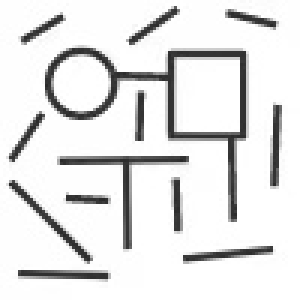
#> input picture map3.jpg, 100 x 100 px (shown 3 times larger)
$ python '地图搜索带平滑优化.py'
#> lines starting #> are read from the running program, lines starting #| are printed output that depends on the picture; after the words box and inside, x2 and y2 are one past the last pixel; in counts of white or black regions, pixels touching at a corner belong together
import cv2
import numpy as np
import matplotlib.pyplot as plt
import heapq
from scipy import sparse
import osqp
import time

# 八邻域搜索
#  ------------------------------------------>
#  |  x(i-1, j-1)   x(x, j-1)   x(i+1, j-1)  |      0   1   2
#  |  x(i-1, j)     x(i, j)     x(i+1, j)    |      7   X   3
#  |  x(i-1, j+1)   x(i, j+1)   x(i+1, j+1)  |      6   5   4
#  <------------------------------------------

# 四邻域搜索
#  ------------------------------------------>
#  |                x(x, j-1)                |          0
#  |  x(i-1, j)     x(i, j)     x(i+1, j)    |      3   X   1
#  |                x(i, j+1)                |          2
#  <------------------------------------------


# optimal the algorithm based on grid map
class Node:
    def __init__(self, x, y, cost, parent=None):
        self.position = [x, y]
        self.parent = parent
        self.cost = cost
        self.g = 0.0  # 从起点到当前节点的实际代价
        self.h = 0.0  # 从当前节点到终点的启发式代价
        self.f = 0.0  # 总代价 f = g + h

    def __eq__(self, other):
        return self.f == other.f

    def __lt__(self, other):
        return self.f < other.f

    def __repr__(self):
        return f"Node({self.position}, cost={self.cost}, g={self.g}, h={self.h}, f={self.f})"

    def same_point(self, other):
        if self.position[0] == other.position[0] and self.position[1] == other.position[1]:
            return True
        else:
            return False


def distance(a, b, method='euclidean'):
    if method == 'euclidean':
        return np.sqrt((a[0] - b[0])**2 + (a[1] - b[1])**2)
    elif method == 'manhattan':
        return abs(a[0] - b[0]) + abs(a[1] - b[1])
    elif method == 'diagonal':
        x_dis = abs(a[0] - b[0])
        y_dis = abs(a[1] - b[1])
        return abs(x_dis - y_dis) + np.sqrt(2)*min([x_dis, y_dis])


def a_in_list(a:Node, node_list : list[Node]):
    for i in range(0, len(node_list)):
        node = node_list[i]
        if a.same_point(node):
            return i, node
    return -1, None

def a_star_search(start, goal, grid, threshold=np.inf, w_g = 1.0, w_h = 1.0, dis_method='euclidean', search_method='four'):
    open_list = []
    closed_list = []
    grid_shape = grid.shape
    open_area = np.zeros(grid_shape, dtype=np.uint8)
    closed_area = np.zeros(grid_shape, dtype=np.uint8)
    start_node = Node(start[0], start[1], grid[start[0]][start[1]])
    start_node.h = distance(start_node.position, start_node.position, dis_method)
    start_node.f = start_node.h
    goal_node = Node(goal[0], goal[1], grid[goal[0]][goal[1]])
    if search_method == 'eight':
        search_list_dir = [(-1, -1), (0, -1), (1, -1), (1, 0), (1, 1), (0, 1), (-1, 1), (-1, 0)]
    elif search_method == 'four':
        search_list_dir = [(0, -1), (1, 0), (0, 1), (-1, 0)]
    else:
        search_list_dir = [(0, -1), (1, 0), (0, 1), (-1, 0)]
    print('start:', start_node)
    print('goal:', goal_node)
    print(f"w_g: {w_g}, w_h:{w_h}, dis_method: {dis_method}, search_method: {search_method}")
    heapq.heappush(open_list, start_node)
    open_area[start[0],  start[1]] = 1
    cnt = 0
    while open_list:
        # print(cnt)
        cnt += 1
        current_node = heapq.heappop(open_list)
        # print(f"{cnt} select: ", current_node)
        if current_node.same_point(goal_node):
            total_cost = current_node.g
            print("total cost:", total_cost)
            path = []
            while current_node:
                path.append(current_node.position)
                current_node = current_node.parent
            # [6 lines of commented-out code are left out]
            return open_area, closed_area, path[::-1]

        closed_list.append(current_node)
        closed_area[current_node.position[0], current_node.position[1]] = 1
        # 八邻域搜索
        #  ------------------------------------------>
        #  |  x(i-1, j-1)   x(x, j-1)   x(i+1, j-1)  |      0   1   2
        #  |  x(i-1, j)     x(i, j)     x(i+1, j)    |      7   X   3
        #  |  x(i-1, j+1)   x(i, j+1)   x(i+1, j+1)  |      6   5   4
        #  <------------------------------------------

        # 四邻域搜索
        #  ------------------------------------------>
        #  |                x(x, j-1)                |          0
        #  |  x(i-1, j)     x(i, j)     x(i+1, j)    |      3   X   1
        #  |                x(i, j+1)                |          2
        #  <------------------------------------------

        # for dx, dy in [(0, -1), (1, 0), (0, 1), (-1, 0)]:
        for di, dj in search_list_dir:
            neighbor_position = [current_node.position[0] + di, current_node.position[1] + dj]
            # 超出地图范围则忽略
            if not (0 <= neighbor_position[0] < grid_shape[0] and 0 <= neighbor_position[1] < grid_shape[1]):
                continue
            cost = grid[neighbor_position[0], neighbor_position[1]]
            neighbor_node = Node(neighbor_position[0], neighbor_position[1], cost, current_node)
            neighbor_node.g = current_node.g + neighbor_node.cost
            neighbor_node.h = distance(neighbor_node.position, goal_node.position, dis_method)
            # neighbor_node.h = distance(neighbor_node.position, goal_node.position, 'diagonal')
            neighbor_node.f = w_g * neighbor_node.g + w_h * neighbor_node.h

            # 超过阈值视为障碍物，忽略
            if cost >= threshold:
                continue

            # 如果在open表中，则处理
            n_index, old_node = a_in_list(neighbor_node, open_list)
            if n_index == -1:
                pass
            elif neighbor_node.g < old_node.g:
                open_list[n_index].g = neighbor_node.g
                open_list[n_index].f = neighbor_node.f
                open_list[n_index].parent = neighbor_node.parent
                continue
            else:
                continue

            # 如果在closed表中，则处理
            n_index, old_node = a_in_list(neighbor_node, closed_list)
            if n_index == -1:
                pass
            elif neighbor_node.g < old_node.g:
                closed_list[n_index].g = neighbor_node.g
                closed_list[n_index].f = neighbor_node.f
                closed_list[n_index].parent = neighbor_node.parent
                continue
                # del closed_list[n_index]
            else:
                continue


            # if not any(node.g <= neighbor_node.g for node in open_list):
            #     heapq.heappush(open_list, neighbor_node)
            heapq.heappush(open_list, neighbor_node)
            open_area[neighbor_node.position[0], neighbor_node.position[1]] = 1
            # print(neighbor_node)
            # print(open_list)
    return None

def make_matrix_P(n=100, w_A=1.0, w_B=1.0, w_C=1.0):
    m = n*2
    A = np.zeros((m, m))
    B = np.zeros((m, m))
    C = np.eye(m, m)
    for i in range(0, n - 1):
        A[i:i+2, i:i+2] += [[1, -1], [-1, 1]]
    A[n:, n:] = A[0:n, 0:n]
    for i in range(0, n - 2):
        B[i:i + 3, i:i + 3] += [[1, -2, 1], [-2, 4, -2], [1, -2, 1]]
    B[n:, n:] = B[0:n, 0:n]
    _P = w_A*A + w_B*B + w_C*C
    _P = _P * 2.0
    # [4 lines of commented-out code are left out]
    return sparse.csc_matrix(_P)

def make_matrix_Q(pts, n=100):
    m = n*2
    _Q = np.zeros((m, 1))
    for i in range(0, m):
        _Q[i, 0] = -2
    point_xy = np.zeros((m, 1))
    point_xy[0:n, 0] = pts[:, 0]
    point_xy[n:, 0] = pts[:, 1]
    _Q = _Q * point_xy
    return _Q

def make_matrix_A(pts, n=100):
    m = n*2
    # A = np.zeros((m, m))
    _A = np.eye(m, m)
    return sparse.csc_matrix(_A)

def make_matrix_l(pts, n=100, R=np.inf):
    m = n*2
    _l = np.zeros((m, 1))
    point_xy = np.zeros((m, 1))
    point_xy[0:n, 0] = pts[:, 0]
    point_xy[n:, 0] = pts[:, 1]
    # for i in range(0, m):
    #     _l[i, 0] = -np.inf
    _l = point_xy - R
    # 等式约束起点和终点
    _l[0, 0]    = pts[0, 0]
    _l[n-1, 0]  = pts[n-1, 0]
    _l[n, 0]    = pts[0, 1]
    _l[m-1, 0]  = pts[n-1, 1]
    return _l

def make_matrix_u(pts, n=100, R=np.inf):
    m = n*2
    _u = np.zeros((m, 1))
    point_xy = np.zeros((m, 1))
    point_xy[0:n, 0] = pts[:, 0]
    point_xy[n:, 0] = pts[:, 1]
    # for i in range(0, m):
    #     _u[i, 0] = +np.inf
    _u = point_xy + R
    # 等式约束起点和终点
    _u[0, 0]   = pts[0, 0]
    _u[n-1, 0] = pts[n - 1, 0]
    _u[n, 0]   = pts[0, 1]
    _u[m-1, 0] = pts[n - 1, 1]
    return _u


# # 示例
grid_1 = np.array([
    [0, 0, 0, 0, 1],  # 0
    [9, 0, 9, 0, 1],  # 1
    [0, 0, 0, 0, 1],  # 2
    [0, 9, 4, 1, 0],  # 3
    [9, 0, 0, 0, 0]   # 4
])


start_1 = [0, 0]
goal_1 = [3, 3]

map_1 = cv2.imread('./map3.jpg')
#> map_1 is the input picture: shape (100, 100, 3); min 40, max 255, mean 228
# map_1 = cv2.imread('./white_image.jpg')
map_1 = cv2.cvtColor(map_1, cv2.COLOR_BGR2GRAY)
#> map_1: shape (100, 100)
_, map_1 = cv2.threshold(map_1, 200, 255, cv2.THRESH_BINARY)
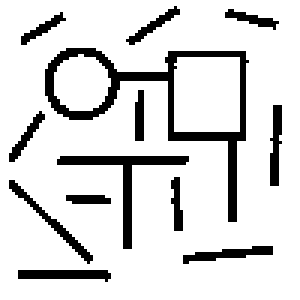
#> map_1: shape (100, 100) (shown 3 times larger); 85.2% white; 13 black regions, largest, box (x1, y1, x2, y2) and area: (15, 16, 83, 74) 568, (19, 52, 63, 83) 214, (3, 60, 31, 88) 98
map_1 = 255 - map_1
kernel = np.ones((2,2), dtype=np.uint8)
map_1_dilate = cv2.dilate(map_1, kernel, iterations=1)
#> map_1_dilate: shape (100, 100); 21.3% white; 13 white regions, largest, box (x1, y1, x2, y2) and area: (15, 16, 84, 75) 800, (19, 52, 64, 84) 290, (3, 60, 32, 89) 155
map_1_list = np.array(map_1.tolist())
map_1_dilate_list = np.array(map_1_dilate.tolist())
grid_2_dilate = map_1_dilate_list + 1
grid_2 = map_1_list + 1  # 必须要 +1，防止存在花销为 0 的情况
start_2 = [5, 5]
goal_2 = [95, 60]
# goal_2 = [35, 75]

map_3 = cv2.imread('./labyrinth_3_small.jpg')
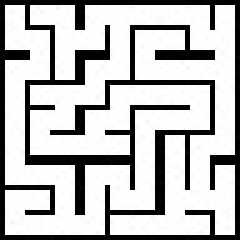
#> input picture labyrinth_3_small.jpg, 48 x 48 px (shown 5 times larger)
#> map_3 is the input picture: shape (48, 48, 3); min 0, max 255, mean 186.5
# map_1 = cv2.imread('./white_image.jpg')
map_3 = cv2.cvtColor(map_3, cv2.COLOR_BGR2GRAY)
#> map_3: shape (48, 48)
print(type(map_3))
#| <class 'numpy.ndarray'>
_, map_3 = cv2.threshold(map_3, 40, 255, cv2.THRESH_BINARY)
#> map_3: shape (48, 48); 73.4% white; black in thin lines or dots
map_3 = 255 - map_3
#> map_3: shape (48, 48); 26.6% white in thin lines or dots
kernel = np.ones((3,3), dtype=np.uint8)
map_3_dilate = cv2.dilate(map_3, kernel, iterations=1)
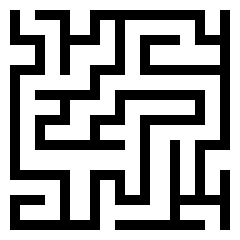
#> map_3_dilate: shape (48, 48) (shown 5 times larger); 63.5% white; black in thin lines or dots, all inside (x1, y1, x2, y2) = (2, 2, 46, 46)
map_3_list = np.array(map_3.tolist())
#> map_3_list: shape (48, 48) int64; 26.6% white in thin lines or dots
map_3_dilate_list = np.array(map_3_dilate.tolist())
grid_3 = map_3_list + 1  # 必须要 +1，防止存在花销为 0 的情况
#> grid_3: shape (48, 48) int64; values 1 (black) and 256 (white), 26.6% white in thin lines or dots
grid_3_dilate = map_3_dilate_list + 1
start_3 = [2, 2]
goal_3 = [45, 45]
# [7 lines of commented-out code are left out]

grid_dilate = grid_2_dilate
grid = grid_2
# open_area = np.zeros(grid.shape)
start = start_2
goal = goal_2


print(grid.shape)
#| (100, 100)
start_time = time.time()
open_area, closed_area, path = a_star_search(start, goal, grid_dilate, 40, 0.6, 1.0, 'euclidean', 'eight')
#> in __init__, `self.cost = cost`: self.cost = 1
#> in a_star_search, `start_node.h = distance(start_node.position, start_node.position, dis_..`: start_node.h = 0
#| start: Node([5, 5], cost=1, g=0.0, h=0.0, f=0.0)
#| goal: Node([95, 60], cost=1, g=0.0, h=0.0, f=0.0)
#> the loop in a_star_search, `while open_list:` made 374 passes
#| total cost: 107.0
#> after the loop in a_star_search, `while open_list:`:
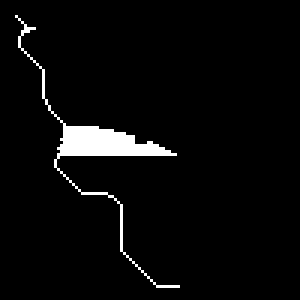
#> closed_area: shape (100, 100) (shown 3 times larger); values 0 (black) and 1 (white), 3.7% white; 1 white region, box (x1, y1, x2, y2) and area: (5, 5, 60, 96) 373
#> after the loop in a_star_search, `while open_list:`: open_area: shape (100, 100); values 0 (black) and 1 (white), 6.5% white; 1 white region, box (x1, y1, x2, y2) and area: (4, 4, 61, 97) 653
open_area *= 200
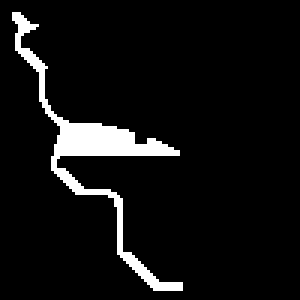
#> open_area: shape (100, 100) (shown 3 times larger); values 0 (black) and 200 (white), 6.5% white; 1 white region, box (x1, y1, x2, y2) and area: (4, 4, 61, 97) 653
# grid += open_area
# path = a_star_search(start, goal, grid, 30, 1.0, 1.0, 'diagonal', 'eight')
# path = a_star_search(start, goal, grid, 30, 1.0, 1.0, 'manhattan', 'eight')
end_time = time.time()
elapsed_time = end_time - start_time
print(f"A*算法执行时间: {elapsed_time} 秒")
if not path is None:
    for i in path:
        temp = i[0]
        i[0] = i[1]
        i[1] = temp
#> this loop made 108 passes
    points = np.array(path)
    p_shape = points.shape
    v_num = p_shape[0]
    print(p_shape)
#| (108, 2)
    # print(points)

    P = make_matrix_P(v_num, 1.0,1.0, 1.0)
#> in make_matrix_P, `A[n:, n:] = A[0:n, 0:n]`:
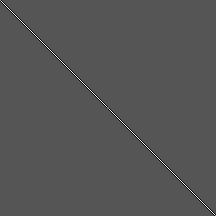
#> A: shape (216, 216) float64; min -1, max 2, mean 0; drawn with min black and max white
#> in make_matrix_P, `B[n:, n:] = B[0:n, 0:n]`:
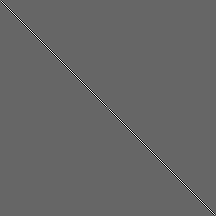
#> B: shape (216, 216) float64; min -4, max 6, mean 0; drawn with min black and max white
    Q = make_matrix_Q(points, v_num)
    A = make_matrix_A(points, v_num)
    R = np.inf
    R = 2
    l = make_matrix_l(points, v_num, R)
    u = make_matrix_u(points, v_num, R)
#> (the run stopped early here; a loop or call above may not have finished)
